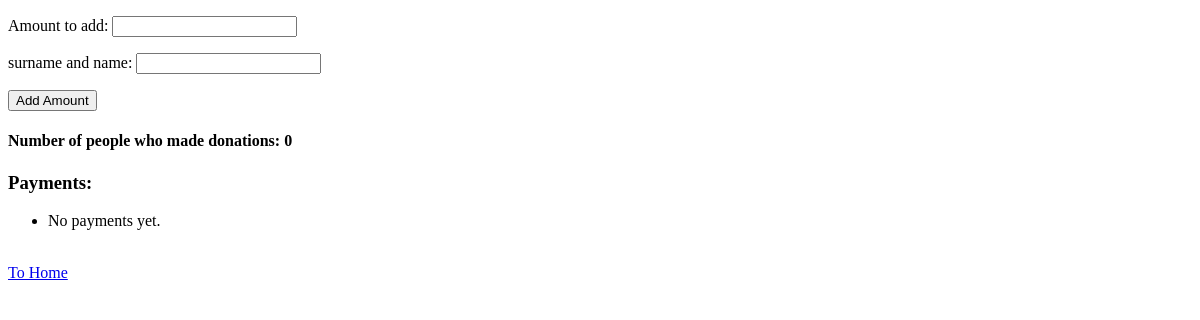
The page /add_amount/1/ (signed in) on the database as committed earlier.
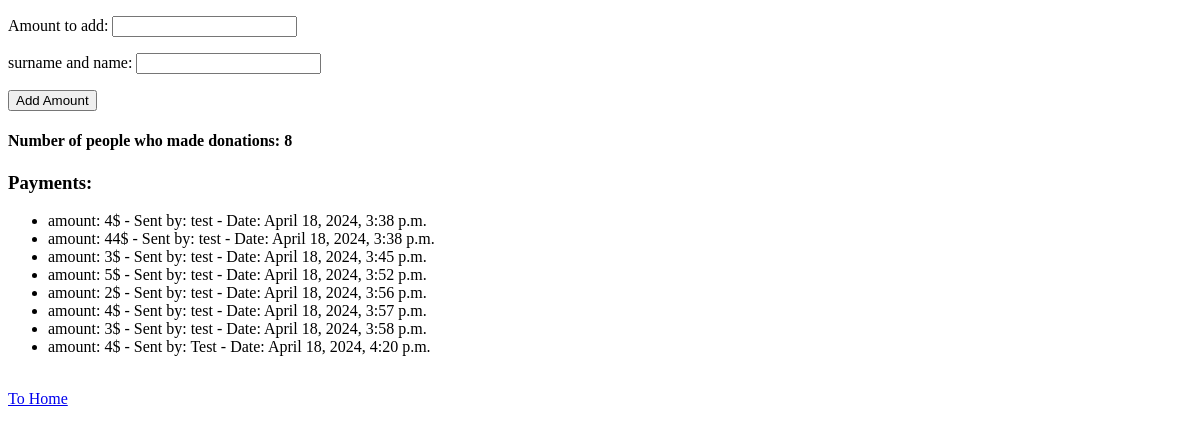
The same page on the database as committed later.
### task_app/models.py (models this page shows, shortened)
class Collect(models.Model):
    author = models.ForeignKey(User, on_delete=models.CASCADE)
    name = models.CharField(max_length=100)
    occasion = models.CharField(max_length=100)
    description = models.TextField()
    amount_to_achieve = models.CharField(max_length=100, default='Infinitive')
    current_amount = models.IntegerField()
    image = models.ImageField(upload_to='covers/')
    date_finish = models.DateTimeField()
    when_created = models.DateTimeField(auto_now_add=True)
    FIO = models.CharField(max_length=100)
    @property
    def amount_donations(self):
        return self.payment_set.count()
    class Meta:
        verbose_name = 'Collect'
        verbose_name_plural = 'Collects'

class Payment(models.Model):
    amount = models.IntegerField()
    user = models.ForeignKey(User, on_delete=models.CASCADE)
    collect = models.ForeignKey('Collect', on_delete=models.CASCADE)
    FIO = models.CharField(max_length=100)
    datetime = models.DateTimeField(auto_now_add=True)

### task_app/views.py (the view, shortened to what this page needs)
# urls.py: path('add_amount/<int:pk>/', views.add_amount, name='add_amount')
def add_amount(request, pk):
    if not request.user.is_authenticated:
        return redirect('login')
    payments = Payment.objects.filter(pk=pk)
    form = AddAmountForm()
    collect_instance = Collect.objects.get(pk=pk)
    return render(request, 'task_app/add_amount.html', {'form': form, 'collect':collect_instance, 'payments':payments})

### task_app/forms.py
class AddAmountForm(forms.Form):
    amount = forms.IntegerField(label='Amount to add')
    FIO = forms.CharField(max_length=100, label='surname and name')

### task_app/templates/task_app/add_amount.html (shortened to what this page needs)
<!DOCTYPE html>
<html lang="en">
<head>
</head>
<body>
<form method="post">
    {{ form.as_p }}
    <button type="submit">Add Amount</button>
</form>
<h4>Number of people who made donations: {{ collect.amount_donations }}</h4>
<h3>Payments:</h3>
  <ul>
    {% for payment in collect.payment_set.all %}
      <li>amount: {{ payment.amount }}$ - Sent by: {{ payment.FIO }} - Date: {{payment.datetime}}</li>
    {% empty %}
      <li>No payments yet.</li>
    {% endfor %}
  </ul>
<br>
    <a class='a' href="{% url 'home' %}">To Home</a>
</body>
</html>

Rows that differ between the two databases and show on the page:
changed Collect: amount_donations "0" → "8"
added Payment: amount "4", FIO "test", datetime "April 18, 2024, 3:38 p.m."
added Payment: amount "44", FIO "test", datetime "April 18, 2024, 3:38 p.m."
added Payment: amount "3", FIO "test", datetime "April 18, 2024, 3:45 p.m."
added Payment: amount "5", FIO "test", datetime "April 18, 2024, 3:52 p.m."
added Payment: amount "2", FIO "test", datetime "April 18, 2024, 3:56 p.m."
added Payment: amount "4", FIO "test", datetime "April 18, 2024, 3:57 p.m."
added Payment: amount "3", FIO "test", datetime "April 18, 2024, 3:58 p.m."
added Payment: amount "4", FIO "Test", datetime "April 18, 2024, 4:20 p.m."
Other text that changed with them:
text no longer shown: "No payments yet."
